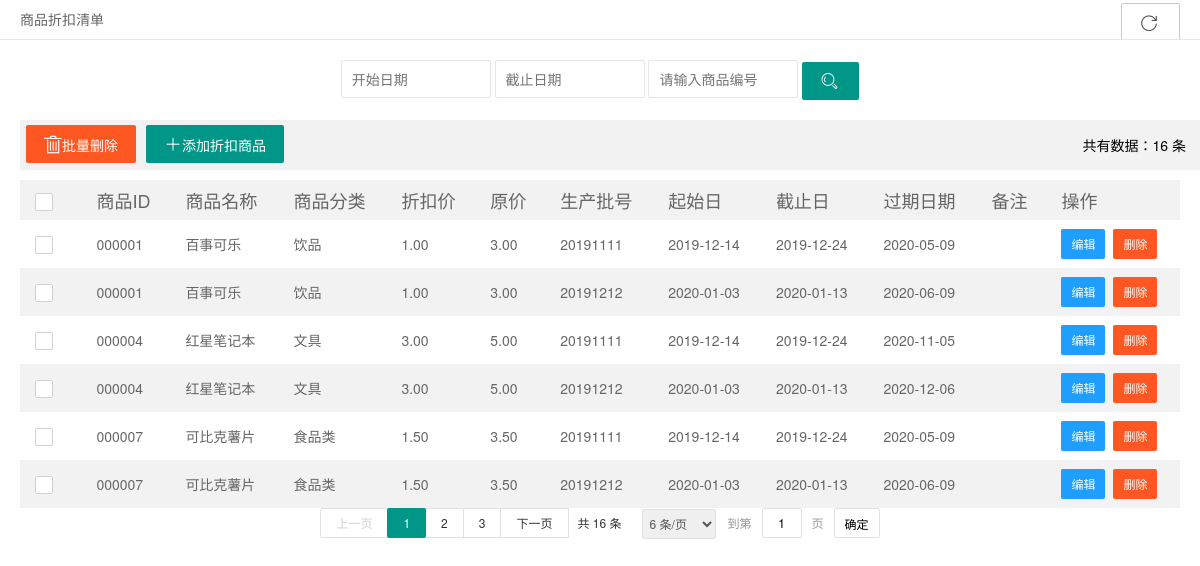
The app's page /zhouyu/Supermarket_webv3.0/pages/goods-discount.php with its own data.
### tables this page shows
CREATE TABLE `tb_discount` (
  `goodsID` varchar(100) NOT NULL COMMENT '商品编号',
  `produceID` varchar(100) NOT NULL COMMENT '生产批号',
  `disPrice` decimal(10,2) NOT NULL COMMENT '促销价格',
  `disStart` date DEFAULT NULL COMMENT '促销始日期',
  `disEnd` date DEFAULT NULL COMMENT '促销止日期',
  `note` varchar(1000) DEFAULT NULL COMMENT '备注',
  PRIMARY KEY (`goodsID`, `produceID`),
  FOREIGN KEY (`goodsID`) REFERENCES `tb_goods` (`goodsID`),
  FOREIGN KEY (`produceID`) REFERENCES `tb_produce` (`produceID`)
);

### zhouyu/Supermarket_webv3.0/pages/goods-discount.php (the view, shortened to what this page needs)
<?php
    include '../config/dbcon.php';
    if(isset($_POST['discount-search'])){
        include 'action-search.php';
    }else{
        $sql_count = "select count(*) from `tb_discount`;";
        $query_count = mysqli_query($con, $sql_count);
        $count = mysqli_fetch_array($query_count);
        $recordcount = $count[0];
        if(empty($_GET['page'])){
            $page = 1;
            $pagesize = 6;
        }
        else{
        $page = $_GET['page'];
        $pagesize = $_GET['pagesize'];
        }
        $amount=($page-1)*$pagesize;
        $sql = "select * from goods_discount limit {$amount},{$pagesize}";
        $query = mysqli_query($con, $sql);
        $rows = mysqli_fetch_all($query,MYSQLI_ASSOC);
    }
?>
<!DOCTYPE html>
<html>
  <head>
    <link rel="stylesheet" href="../css/font.css">
    <link rel="stylesheet" href="../css/xadmin.css">
    <link rel="stylesheet" href="../layui/css/layui.css">
  </head>
  <body class="layui-anim">
    <div class="x-nav">
      <span class="layui-breadcrumb">
        <a><cite>商品折扣清单</cite></a>
      </span>
      <a class="layui-btn layui-btn-primary layui-btn-small" style="line-height:1.6em;margin-top:3px;float:right" href="javascript:location.replace(location.href);" title="刷新" >
        <i class="layui-icon" style="line-height:38px">&#xe669;</i></a>
    </div>
    <div class="x-body">
      <div class="layui-row" style="text-align: center;">
          <form class="layui-form layui-col-md12 x-so" action="goods-discount.php" method="post">
          <input class="layui-input" placeholder="开始日期" id="disStart" name="disStart">
          <input class="layui-input" placeholder="截止日期" id="disEnd" name="disEnd">
          <input class="layui-input" type="text" name="disgoodsID"  placeholder="请输入商品编号" autocomplete="off" >
          <button class="layui-btn"  lay-submit="" lay-filter="sreach" name = "discount-search">
            <i class="layui-icon">&#xe615;</i>
          </button>
        </form>
      </div>
      <xblock style="float: left;width: 100%;line-height:40px">
        <form id = "delAll" action = 'action-delete.php' method= "post">
          <button class="layui-btn layui-btn-danger" name='disgoodsSet-delete' onclick ='delAll()'
                  style="float: left;margin-right: 10px">
            <i class="iconfont">&#xe69d;</i>批量删除
          </button>
        </form>
        <span>
        <button class="layui-btn" onclick="x_admin_show('添加折扣商品','./goods-addDis.php',800,600)"
                style="float: left;">
          <i class="iconfont">&#xe6b9;</i>添加折扣商品
        </button>
        </span>
        <span style="float: right;line-height:40px">共有数据：<?php echo $recordcount ;?> 条</span>
      </xblock>
      <table class="layui-table" lay-even lay-skin="nob">
        <thead>
          <tr>
            <th>
              <div class="layui-unselect header layui-form-checkbox" lay-skin="primary"><i class="layui-icon">&#xe605;</i></div>
            </th>
            <th style="font-size: 18px">商品ID</th>
            <th style="font-size: 18px">商品名称</th>
            <th style="font-size: 18px">商品分类</th>
            <th style="font-size: 18px">折扣价</th>
            <th style="font-size: 18px">原价</th>
            <th style="font-size: 18px">生产批号</th>
            <th style="font-size: 18px">起始日</th>
            <th style="font-size: 18px">截止日</th>
            <th style="font-size: 18px">过期日期</th>
            <th style="font-size: 18px">备注</th>
            <th style="font-size: 18px">操作</th>
          </tr>
        </thead>
        <tbody>
          <?php foreach ($rows as $row){$str="";?>
          <tr>
            <td>
              <div class="layui-unselect layui-form-checkbox" lay-skin="primary"
              data-id="<?php echo htmlspecialchars($row['goodsID']);?>"
              produce-id="<?php echo htmlspecialchars($row['produceID']);?>">
                <i class="layui-icon">&#xe605;</i>
              </div>
            </td>
            <td><?php $str .= "&0=".$row['goodsID'];echo htmlspecialchars($row['goodsID']);?></td>
            <td><?php $str .= "&1=".$row['goodsName'];echo htmlspecialchars($row['goodsName']);?></td>
            <td><?php $str .= "&2=".$row['goodsType'];echo htmlspecialchars($row['goodsType']);?></td>
            <td><?php $str .= "&3=".$row['disPrice'];echo htmlspecialchars($row['disPrice']);?></td>
            <td><?php $str .= "&4=".$row['goodsPrice'];echo htmlspecialchars($row['goodsPrice']);?></td>
            <td><?php $str .= "&5=".$row['produceID'];echo htmlspecialchars($row['produceID']);?></td>
            <td><?php $str .= "&6=".$row['disStart'];echo htmlspecialchars($row['disStart']);?></td>
            <td><?php $str .= "&7=".$row['disEnd'];echo htmlspecialchars($row['disEnd']);?></td>
            <td><?php echo htmlspecialchars($row['expirationDate']);?></td>
            <td><?php $str .= "&8=".$row['note'];echo htmlspecialchars($row['note']);?></td>
            <td class="td-manage">
             <a title="编辑" class="layui-btn layui-btn-sm layui-btn-normal" href="javascript:;"
                 onclick="x_admin_show('编辑折扣商品','goods-editDis.php?<?php echo $str;?>',800,600)"
                 style="float: left;">
                编辑
              </a>
              <a style="float: left;margin-left: 8px;" href="avascript:;">
              <form action="action-delete.php" method="post">
                   <button class="layui-btn layui-btn-sm layui-btn-danger" name="disgoods-delete">删除</button>
              </form>
              </a>
            </td>
          </tr>
        <?php }?>
        </tbody>
      </table>
      <div id="dis-list" style="text-align: center;margin-top: -20px;"></div>
    </div>
  </body>
</html>

### zhouyu/Supermarket_webv3.0/css/xadmin.css (style rules this page uses)
* { margin: 0px; padding: 0px; font-family: "microsoft yahei","Helvetica Neue", Helvetica, Arial, sans-serif; }
a { text-decoration: none; }
html { width: 100%; height: 100%; overflow-x:hidden; overflow-y:auto; }
body { width: 100%; min-height: 100%; }
.x-body { padding: 20px; }
.x-nav { padding: 0 20px; position: relative; z-index: 99; border-bottom: 1px solid #e5e5e5; line-height: 39px; height: 39px; overflow: hidden; }
xblock { display: block; margin-bottom: 10px; padding: 5px ; padding-left:6px; padding-right:15px; line-height: 22px; border-radius: 0 2px 2px 0; background-color: #f2f2f2; }
.x-so { margin-bottom: 20px; }
.x-so input.layui-input { width: 150px; }
.x-so input.layui-input,.x-so input.layui-btn { display: inline-block; }
table th, table td { word-break: break-all; }

### records on screen
tb_discount: goodsID "000001", goodsName "百事可乐", goodsType "饮品", disPrice "1.00", goodsPrice "3.00", produceID "20191111", disStart "2019-12-14", disEnd "2019-12-24", expirationDate "2020-05-09"
tb_discount: goodsID "000001", goodsName "百事可乐", goodsType "饮品", disPrice "1.00", goodsPrice "3.00", produceID "20191212", disStart "2020-01-03", disEnd "2020-01-13", expirationDate "2020-06-09"
tb_discount: goodsID "000004", goodsName "红星笔记本", goodsType "文具", disPrice "3.00", goodsPrice "5.00", produceID "20191111", disStart "2019-12-14", disEnd "2019-12-24", expirationDate "2020-11-05"
tb_discount: goodsID "000004", goodsName "红星笔记本", goodsType "文具", disPrice "3.00", goodsPrice "5.00", produceID "20191212", disStart "2020-01-03", disEnd "2020-01-13", expirationDate "2020-12-06"
tb_discount: goodsID "000007", goodsName "可比克薯片", goodsType "食品类", disPrice "1.50", goodsPrice "3.50", produceID "20191111", disStart "2019-12-14", disEnd "2019-12-24", expirationDate "2020-05-09"
tb_discount: goodsID "000007", goodsName "可比克薯片", goodsType "食品类", disPrice "1.50", goodsPrice "3.50", produceID "20191212", disStart "2020-01-03", disEnd "2020-01-13", expirationDate "2020-06-09"

### other values on screen
$recordcount "16"
